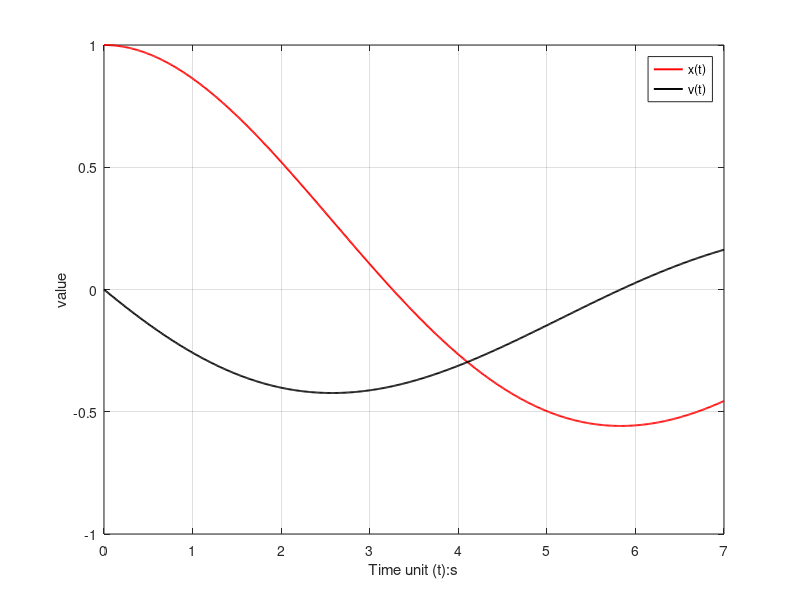

Write MATLAB code to recreate this figure.
%he hai phuong trinh vi phan cap 1
%rubgukuta bac 4
clear, clearvars, clc;
%format rational;
c = 0.2;
k = 0.3;
m = 1;
step = 10^-2;
t= 0:step:7;
elm = length(t);
f = @(t, x, v) (v);
g = @(t, x, v) (-(c*v+k*x)/m);
v = zeros(1, elm);
x = zeros(1, elm);
v(1) = 0;
x(1) = 1;

for i = 1 : length(x)-1
    %tinh cac gia so  tu k(1-4], m[1-4]
    k1 = step*f(t(i), x(i), v(i));
    m1 = step*g(t(i), x(i), v(i));

    k2 = step*f(t(i) + 0.5*step, x(i) + k1*0.5, v(i) + 0.5*m1);
    m2 = step*g(t(i) + 0.5*step, x(i) + k1*0.5, v(i) + 0.5*m1);

    k3 = step*f(t(i) + 0.5*step, x(i) + k2*0.5, v(i) + 0.5*m2);
    m3 = step*g(t(i) + 0.5*step, x(i) + k2*0.5, v(i) + 0.5*m2);

    k4 = step*f(t(i) + step, x(i) + k3, v(i) + m3);
    m4 = step*g(t(i) + step, x(i) + k3, v(i) + m3);

    x(i + 1) = x(i) + (1/6)*(k1 + 2*k2 + 2*k3 + k4);
    v(i + 1) = v(i) + (1/6)*(m1 + 2*m2 + 2*m3 + m4);    
end

%format default;
%length(t)
% for i =1: length(t)
%      fprintf("gia tri tai t(%i) = %.2f của x(%i) = %.8f, va v(%i) = %.8f\n" ...
%          ,i, t(i), i, x(i), i, v(i));
% end


plot(t,x,'r', 'LineWidth', 1.4);
grid on;
hold on;
plot(t, v,'k', 'LineWidth', 1.4);
grid on;
legend("x(t)", "v(t)");
ylabel("value");
xlabel("Time unit (t):s");